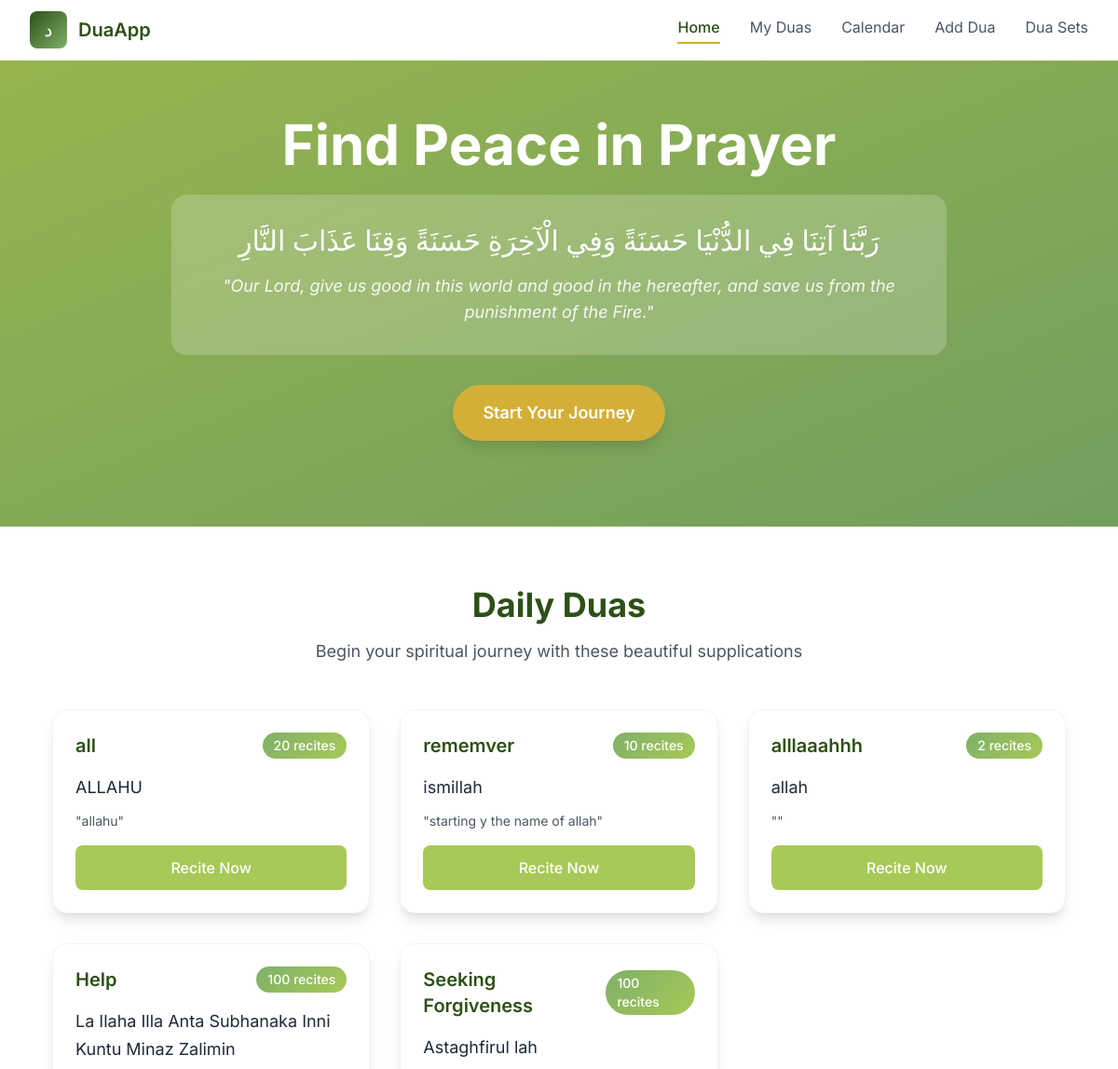
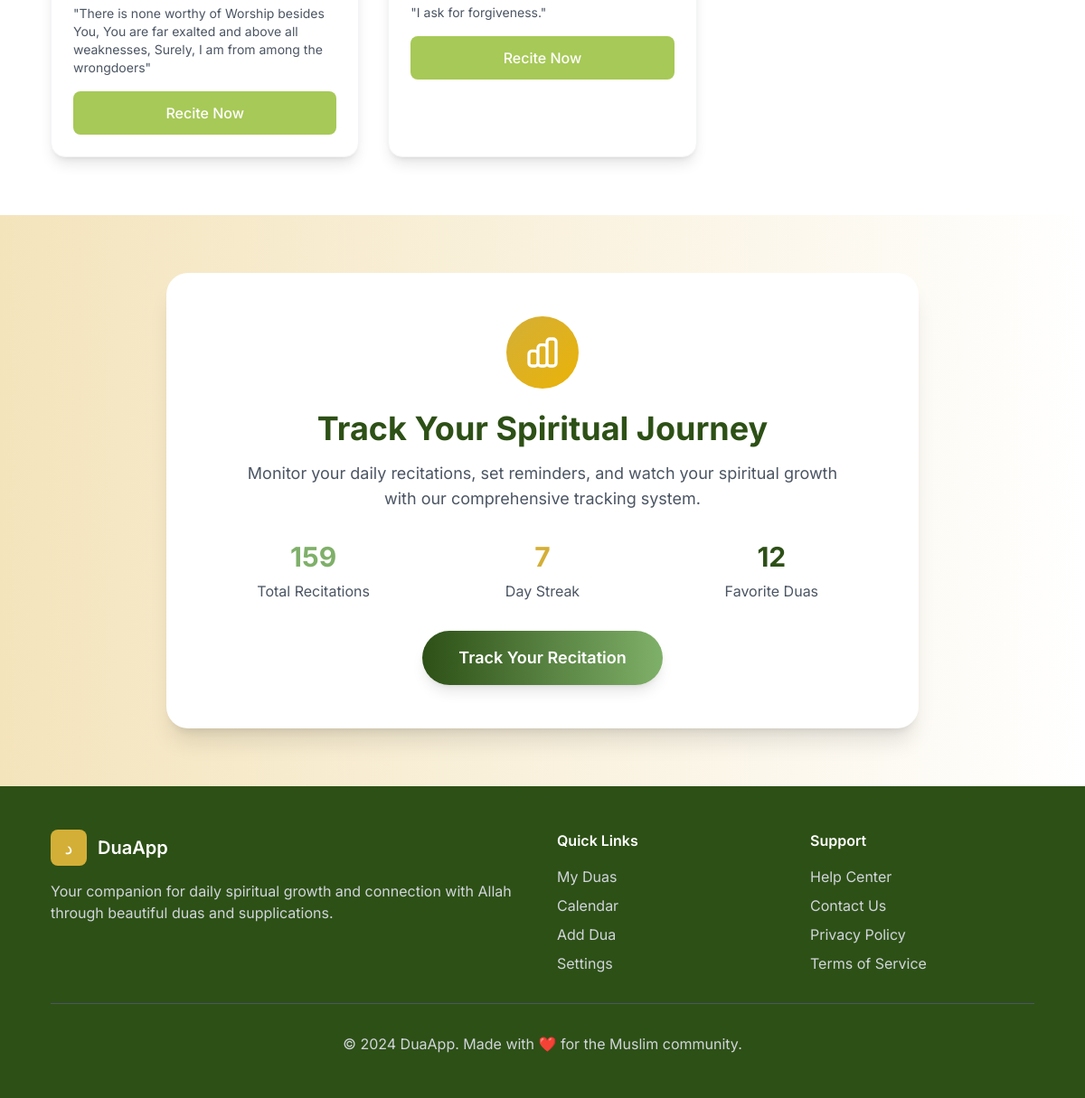
The page / on the database its author committed (2 pictures, top to bottom).
### tables this page shows
CREATE TABLE `duas` (
  `id` int(11) NOT NULL,
  `title` varchar(255) NOT NULL,
  `repeat_count` int(11) NOT NULL,
  `set_id` int(11) DEFAULT NULL,
  `meaning` varchar(500) NOT NULL,
  `Dua` varchar(1000) NOT NULL
);

### index.php (the view, shortened to what this page needs)
<?php include 'config.php'; ?>
<!DOCTYPE html>
<html lang="en">
<head>
    <script src="https://cdn.tailwindcss.com"></script>
</head>
<body class="bg-gray-50 font-['Inter']">
    <nav class="bg-white shadow-sm border-b border-gray-100">
        <div class="max-w-7xl mx-auto px-4 sm:px-6 lg:px-8">
            <div class="flex justify-between items-center h-16">
                <div class="flex items-center space-x-3">
                    <div class="w-10 h-10 bg-gradient-to-br from-islamic-green to-soft-green rounded-lg flex items-center justify-center">
                        <span class="text-white text-xl arabic-font">د</span>
                    </div>
                    <span class="text-xl font-semibold text-islamic-green">DuaApp</span>
                </div>
                <div class="hidden md:flex space-x-8">
                    <a href="#" class="text-islamic-green font-medium border-b-2 border-gold pb-1">Home</a>
                    <a href="#" class="text-gray-600 hover:text-islamic-green transition-colors">My Duas</a>
                    <a href="c.html" class="text-gray-600 hover:text-islamic-green transition-colors">Calendar</a>
                    <a href="add.php" class="text-gray-600 hover:text-islamic-green transition-colors">Add Dua</a>
                    <a href="display-dua-set.php" class="text-gray-600 hover:text-islamic-green transition-colors">Dua Sets</a>
                </div>
            </div>
        </div>
    </nav>
    <section class="relative bg-gradient-to-br from-light-green to-soft-green pattern-bg islamic-pattern min-h-[500px] flex items-center">
        <div class="absolute inset-0 bg-black bg-opacity-10"></div>
        <div class="relative max-w-4xl mx-auto px-4 sm:px-6 lg:px-8 text-center">
            <div class="mb-8">
                <h1 class="text-4xl md:text-6xl font-bold text-white mb-6 leading-tight">
                    Find Peace in Prayer
                </h1>
                <div class="bg-white bg-opacity-20 backdrop-blur-sm rounded-2xl p-8 mb-8">
                    <p class="text-2xl md:text-3xl arabic-font text-white mb-4 leading-relaxed">
                        رَبَّنَا آتِنَا فِي الدُّنْيَا حَسَنَةً وَفِي الْآخِرَةِ حَسَنَةً وَقِنَا عَذَابَ النَّارِ
                    </p>
                    <p class="text-lg text-white opacity-90 italic">
                        "Our Lord, give us good in this world and good in the hereafter, and save us from the punishment of the Fire."
                    </p>
                </div>
                <button class="bg-gold hover:bg-yellow-600 text-white px-8 py-4 rounded-full text-lg font-semibold transition-all duration-300 transform hover:scale-105 shadow-lg">
                    Start Your Journey
                </button>
            </div>
        </div>
    </section>
    <section class="py-16 bg-white">
        <div class="max-w-6xl mx-auto px-4 sm:px-6 lg:px-8">
            <div class="text-center mb-12">
                <h2 class="text-3xl md:text-4xl font-bold text-islamic-green mb-4">Daily Duas</h2>
                <p class="text-gray-600 text-lg max-w-2xl mx-auto">
                    Begin your spiritual journey with these beautiful supplications
                </p>
            </div>
            <div class="grid md:grid-cols-2 lg:grid-cols-3 gap-8">
                 <?php
  $result = $conn->query("SELECT * FROM duas");
  while ($row = $result->fetch_assoc()) {
    ?>
                <div class="bg-white rounded-2xl shadow-lg border border-gray-100 p-6 card-hover">
                    <div class="flex items-center justify-between mb-4">
                        <h3 class="text-xl font-semibold text-islamic-green"><?= $row['title']?></h3>
                        <div class="recite-counter text-white px-3 py-1 rounded-full text-sm font-medium">
                            <?=$row['repeat_count'] ?> recites
                        </div>
                    </div>
                    <div class="mb-4">
                        <p class="text-lg font text-gray-800 mb-3 leading-relaxed">
                                  <?=$row['Dua']?>                 </p>
                        <p class="text-gray-600 text-sm">
                            "<?=$row['meaning']?>"
                        </p>
                    </div>
                    <button class="w-full bg-light-green hover:bg-soft-green text-white py-3 rounded-lg font-medium transition-colors">
                        Recite Now
                    </button>
                </div>
              <?php
  }
  ?>
        </div>
    </section>
    <section class="py-16 bg-gradient-to-r from-light-gold to-white">
        <div class="max-w-4xl mx-auto px-4 sm:px-6 lg:px-8 text-center">
            <div class="bg-white rounded-3xl shadow-xl p-12">
                <div class="mb-8">
                    <div class="w-20 h-20 bg-gradient-to-br from-gold to-yellow-500 rounded-full flex items-center justify-center mx-auto mb-6">
                    </div>
                    <h2 class="text-3xl md:text-4xl font-bold text-islamic-green mb-4">
                        Track Your Spiritual Journey
                    </h2>
                    <p class="text-gray-600 text-lg mb-8 max-w-2xl mx-auto">
                        Monitor your daily recitations, set reminders, and watch your spiritual growth with our comprehensive tracking system.
                    </p>
                </div>
                <div class="grid md:grid-cols-3 gap-6 mb-8">
                    <div class="text-center">
                        <div class="text-3xl font-bold text-soft-green mb-2">159</div>
                        <div class="text-gray-600">Total Recitations</div>
                    </div>
                    <div class="text-center">
                        <div class="text-3xl font-bold text-gold mb-2">7</div>
                        <div class="text-gray-600">Day Streak</div>
                    </div>
                    <div class="text-center">
                        <div class="text-3xl font-bold text-islamic-green mb-2">12</div>
                        <div class="text-gray-600">Favorite Duas</div>
                    </div>
                </div>
                <button class="bg-gradient-to-r from-islamic-green to-soft-green hover:from-soft-green hover:to-islamic-green text-white px-10 py-4 rounded-full text-lg font-semibold transition-all duration-300 transform hover:scale-105 shadow-lg">
                    Track Your Recitation
                </button>
            </div>
        </div>
    </section>
    <footer class="bg-islamic-green text-white py-12">
        <div class="max-w-6xl mx-auto px-4 sm:px-6 lg:px-8">
            <div class="grid md:grid-cols-4 gap-8">
                <div class="col-span-2">
                    <div class="flex items-center space-x-3 mb-4">
                        <div class="w-10 h-10 bg-gold rounded-lg flex items-center justify-center">
                            <span class="text-white text-xl arabic-font">د</span>
                        </div>
                        <span class="text-xl font-semibold">DuaApp</span>
                    </div>
                    <p class="text-gray-300 mb-4">
                        Your companion for daily spiritual growth and connection with Allah through beautiful duas and supplications.
                    </p>
                </div>
                <div>
                    <h4 class="font-semibold mb-4">Quick Links</h4>
                    <ul class="space-y-2 text-gray-300">
                        <li><a href="#" class="hover:text-gold transition-colors">My Duas</a></li>
                        <li><a href="#" class="hover:text-gold transition-colors">Calendar</a></li>
                        <li><a href="#" class="hover:text-gold transition-colors">Add Dua</a></li>
                        <li><a href="#" class="hover:text-gold transition-colors">Settings</a></li>
                    </ul>
                </div>
                <div>
                    <h4 class="font-semibold mb-4">Support</h4>
                    <ul class="space-y-2 text-gray-300">
                        <li><a href="#" class="hover:text-gold transition-colors">Help Center</a></li>
                        <li><a href="#" class="hover:text-gold transition-colors">Contact Us</a></li>
                        <li><a href="#" class="hover:text-gold transition-colors">Privacy Policy</a></li>
                        <li><a href="#" class="hover:text-gold transition-colors">Terms of Service</a></li>
                    </ul>
                </div>
            </div>
            <div class="border-t border-gray-600 mt-8 pt-8 text-center text-gray-300">
                <p>&copy; 2024 DuaApp. Made with ❤️ for the Muslim community.</p>
            </div>
        </div>
    </footer>
</body>
</html>

### index.php (style rules this page uses)
.arabic-font { font-family: 'Amiri', serif; }
.pattern-bg { background-image: radial-gradient(circle at 25% 25%, rgba(212, 175, 55, 0.1) 0%, transparent 50%), radial-gradient(circle at 75% 75%, rgba(127, 176, 105, 0.1) 0%, transparent 50%); }
.card-hover { transition: all 0.3s ease; }
.recite-counter { background: linear-gradient(135deg, #7FB069 0%, #A7C957 100%); }

### rows shown on the page
duas: title "all", repeat_count "20", Dua "ALLAHU", meaning "allahu"
duas: title "rememver", repeat_count "10", Dua "ismillah", meaning "starting y the name of allah"
duas: title "alllaaahhh", repeat_count "2", Dua "allah"
duas: title "Help", repeat_count "100", Dua "La Ilaha Illa Anta Subhanaka Inni Kuntu Minaz Zalimin", meaning "There is none worthy of Worship besides You, You are far exalted and above all weaknesses, Surely, I am from among the wrongdoers"
duas: title "Seeking Forgiveness", repeat_count "100", Dua "Astaghfirul lah", meaning "I ask for forgiveness."
